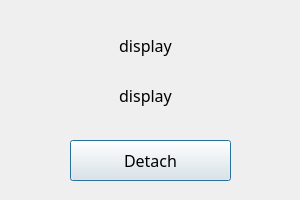
<?xml version="1.0" encoding="UTF-8"?>
<ui version="4.0">
 <class>observer</class>
 <widget class="QDialog" name="observer">
  <property name="geometry">
   <rect>
    <x>0</x>
    <y>0</y>
    <width>300</width>
    <height>200</height>
   </rect>
  </property>
  <property name="sizePolicy">
   <sizepolicy hsizetype="Fixed" vsizetype="Fixed">
    <horstretch>0</horstretch>
    <verstretch>0</verstretch>
   </sizepolicy>
  </property>
  <property name="minimumSize">
   <size>
    <width>300</width>
    <height>200</height>
   </size>
  </property>
  <property name="maximumSize">
   <size>
    <width>300</width>
    <height>200</height>
   </size>
  </property>
  <property name="windowTitle">
   <string>observer</string>
  </property>
  <property name="windowIcon">
   <iconset>
    <normaloff>../Imagenes/manager.ico</normaloff>../Imagenes/manager.ico</iconset>
  </property>
  <widget class="QLabel" name="lbl_display">
   <property name="geometry">
    <rect>
     <x>40</x>
     <y>30</y>
     <width>211</width>
     <height>31</height>
    </rect>
   </property>
   <property name="font">
    <font>
     <family>JetBrains Mono</family>
     <pointsize>12</pointsize>
    </font>
   </property>
   <property name="text">
    <string>display</string>
   </property>
   <property name="alignment">
    <set>Qt::AlignCenter</set>
   </property>
  </widget>
  <widget class="QLabel" name="lbl_state">
   <property name="geometry">
    <rect>
     <x>40</x>
     <y>80</y>
     <width>211</width>
     <height>31</height>
    </rect>
   </property>
   <property name="font">
    <font>
     <family>JetBrains Mono</family>
     <pointsize>12</pointsize>
    </font>
   </property>
   <property name="text">
    <string>display</string>
   </property>
   <property name="alignment">
    <set>Qt::AlignCenter</set>
   </property>
  </widget>
  <widget class="QPushButton" name="btn_detach">
   <property name="geometry">
    <rect>
     <x>70</x>
     <y>140</y>
     <width>161</width>
     <height>41</height>
    </rect>
   </property>
   <property name="font">
    <font>
     <family>JetBrains Mono</family>
     <pointsize>12</pointsize>
    </font>
   </property>
   <property name="text">
    <string>Detach</string>
   </property>
  </widget>
 </widget>
 <resources/>
 <connections/>
</ui>
